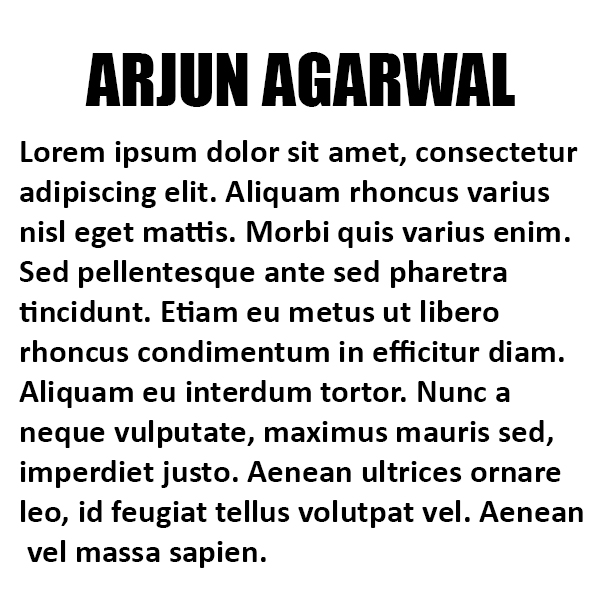
#> input picture input_images/arjun.jpg, 600 x 600 px, found by its file name
$ python main.py
#> lines starting #> are read from the running program, lines starting #| are printed output that depends on the picture; after the words box and inside, x2 and y2 are one past the last pixel; in counts of white or black regions, pixels touching at a corner belong together
### encrypt.py
from PIL import Image
import random
import time


def print_progress(percentage = 0):
	percentage = int(percentage * 100)
	print('\r[%-20s] %d%%' % ('=' * (percentage // 5), percentage), end='')


def encrypt(filename):
	print()
	start_time = time.time()

	output_images_path = r'encrypted_images/'

	input_image = None
	output_images = []

	try:
		input_image = Image.open(filename)
	except IOError:
		print('Input image does not exist')
		exit(1)

	input_image = input_image.convert('1')
	if input_image.mode != '1':
		print('Image could not be interpreted as a black and white image')
		exit(2)

	sizex, sizey = input_image.size

	output_images.append(Image.new('1', (sizex * 2, sizey * 2), 0))
	output_images.append(Image.new('1', (sizex * 2, sizey * 2), 0))

	for x in range(sizex):
		for y in range(sizey):

			pixel = input_image.getpixel((x, y))

			share1_dist = [1, 1, 0, 0]
			random.shuffle(share1_dist)
			share2_dist = []

			if pixel == 0:      # Black pixel
				share2_dist = []
				for i in share1_dist:
					share2_dist.append(1 - i)
			elif pixel == 255:  # White pixel
				share2_dist = share1_dist
			else:
				print(pixel)
				exit(3)

			output_images[0].putpixel((x * 2, y * 2), share1_dist[0] * 255)
			output_images[0].putpixel((x * 2 + 1, y * 2), share1_dist[1] * 255)
			output_images[0].putpixel((x * 2, y * 2 + 1), share1_dist[2] * 255)
			output_images[0].putpixel((x * 2 + 1, y * 2 + 1), share1_dist[3] * 255)

			output_images[1].putpixel((x * 2, y * 2), share2_dist[0] * 255)
			output_images[1].putpixel((x * 2 + 1, y * 2), share2_dist[1] * 255)
			output_images[1].putpixel((x * 2, y * 2 + 1), share2_dist[2] * 255)
			output_images[1].putpixel((x * 2 + 1, y * 2 + 1), share2_dist[3] * 255)

		print_progress((x + 1) / sizex)

	output_images[0].save(output_images_path + f'share_1.png')
	output_images[1].save(output_images_path + f'share_2.png')

	print(f'\nTime taken: {round(time.time() - start_time, 2)}s')

	output_images[0].show()
	output_images[1].show()


# [2 lines that do not run on import are left out]

### decrypt.py
from PIL import Image
import time


def print_progress(percentage = 0):
	percentage = int(percentage * 100)
	print('\r[%-20s] %d%%' % ('=' * (percentage // 5), percentage), end='')


def decrypt(filename):
	print()
	start_time = time.time()

	input_images = []
	try:
		input_images.append(
			Image.open(rf'encrypted_images/share_1.png')
		)
		input_images.append(
			Image.open(rf'encrypted_images/share_2.png')
		)
	except IOError:
		print('Could not open input image')
		exit(1)

	sizex, sizey = input_images[0].size
	output_image = Image.new('1', (sizex, sizey), 0)

	for x in range(sizex):
		for y in range(sizey):
			i = input_images[0].getpixel((x, y)) or input_images[1].getpixel((x, y))

			output_image.putpixel((x, y), (1 - i) * 255)

		print_progress((x + 1) / sizex)

	output_image.save(filename)

	print(f'\nTime taken: {round(time.time() - start_time, 2)}s')

	output_image.show()


# [2 lines that do not run on import are left out]

### main.py
from encrypt import encrypt
from decrypt import decrypt


def main():
	print('Beginning encryption:')
	filename = input('Please enter filename (arjun.jpg): ')
#> the answer given: input_images/arjun.jpg
	encrypt(r'input_images/' + filename)
#> in encrypt, input_image is the input picture: PIL image 600x600 RGB; min 0, max 255, mean 215
#> in encrypt, `input_image = input_image.convert('1')`:
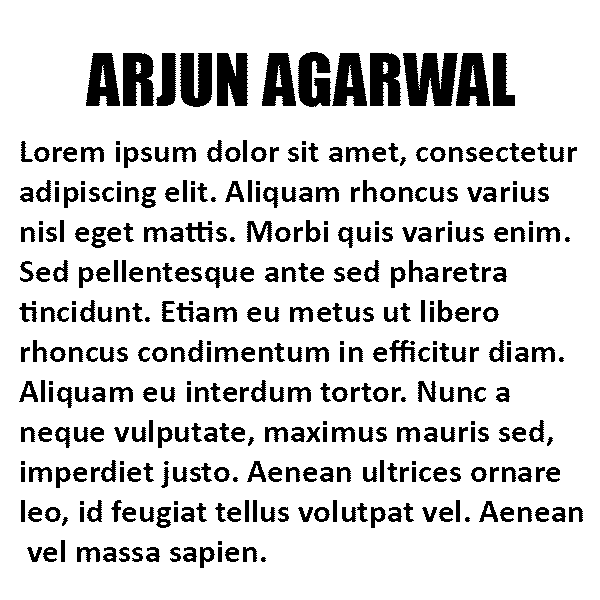
#> input_image: PIL image 600x600 1; 84.5% white; 386 black regions (34 under 20 px), largest, box (x1, y1, x2, y2) and area: (403, 53, 458, 106) 2148, (180, 53, 212, 107) 1414, (217, 53, 248, 106) 1413
#> in encrypt, `output_images[0].save(output_images_path + f'share_1.png')`:
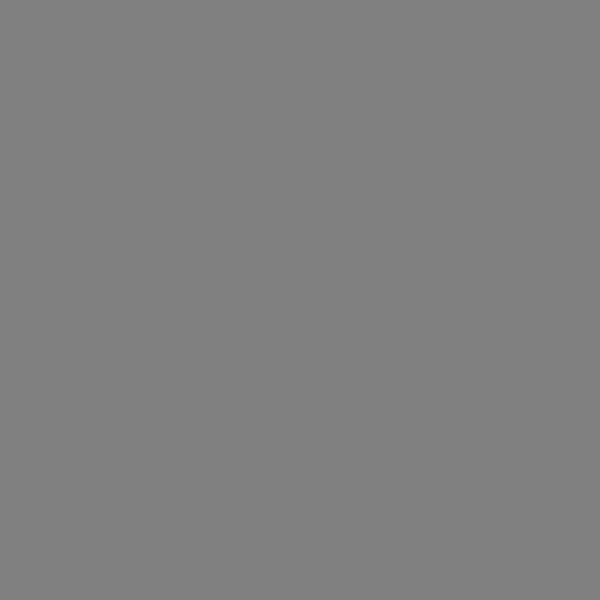
#> saved as share_1.png: PIL image 1200x1200 1 (shown at 1/2 size); 50% white in thin lines or dots

	while input('\nBegin decryption? [y/n]: ') != 'y':
#> the answer given: y
		pass

	decrypt(r'decrypted_images/' + filename)
#> in decrypt, `output_image = Image.new('1', (sizex, sizey), 0)`: output_image: PIL image 1200x1200 1; every value is 0
#> after the loop in decrypt, `for x in range(sizex):`:
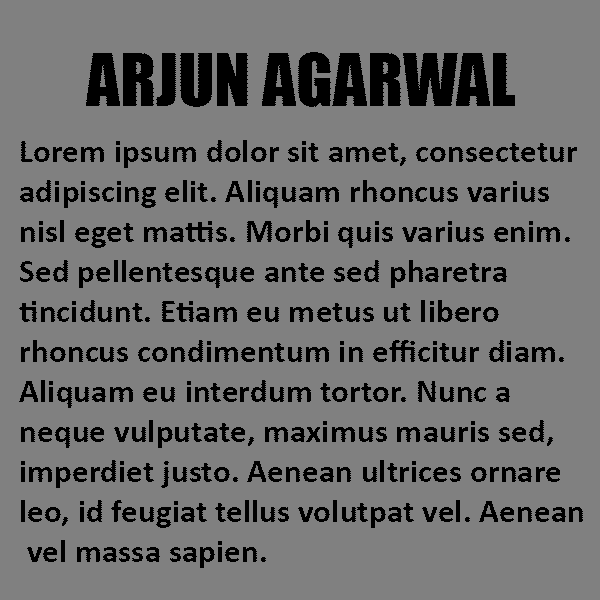
#> output_image: PIL image 1200x1200 1 (shown at 1/2 size); 42.3% white in thin lines or dots


if __name__ == '__main__':
	main()
